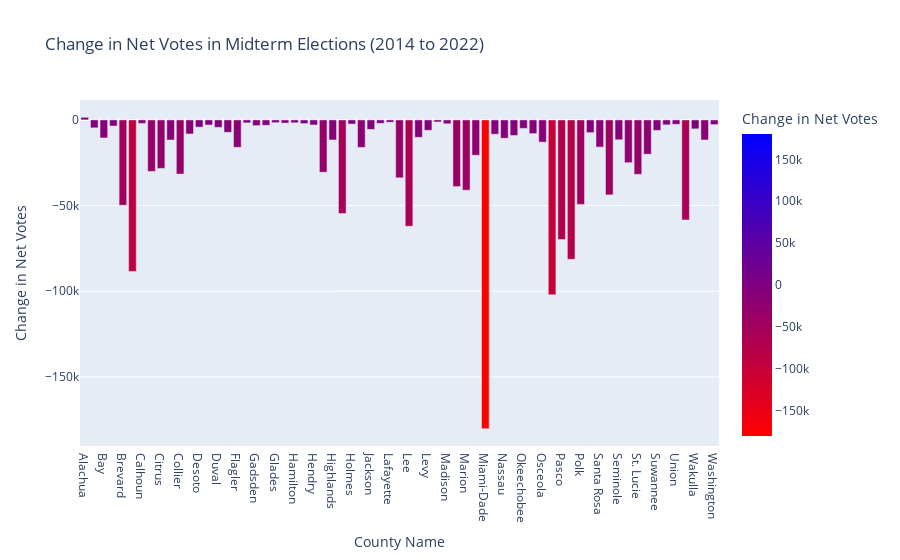

This figure's notebook cell:
### Code cell
# Graph this data for all counties
net_votes_by_year_county["2014_to_2022_diff"] = net_votes_by_year_county["2014_to_2022_diff"].astype(int)
 
fig_bar = px.bar(net_votes_by_year_county, 
                             x=net_votes_by_year_county.index, 
                             y='2014_to_2022_diff', 
                             title='Change in Net Votes in Midterm Elections (2014 to 2022)',
                             color='2014_to_2022_diff',
                             color_continuous_scale=px.colors.sequential.Bluered_r,
                             color_continuous_midpoint=0,
                             labels={'2014_to_2022_diff' : 'Change in Net Votes', 'county_name' : 'County Name'})



fig_bar.show()

### Figure 1 — Plotly figure (JSON) as saved in the notebook; plotly's stock layout.template omitted (floating-point values rounded to 4 significant figures)
{"data": [{"alignmentgroup": "True", "hovertemplate": "County Name=%{x}<br>Change in Net Votes=%{marker.color}<extra></extra>", "legendgroup": "", "marker": {"color": [1520, -4646, -10533, -3563, -49829, -88508, -2049, -30079, -28302, -11723, -31606, -8209, -4227, -2971, -4351, -7247, -16004, -1725, -3333, -3145, -1597, -1859, -1689, -2153, -2959, -30534, -11706, -54628, -2432, -16054, -5543, -1985, -1365, -33801, -62088, -10159, -6055, -1202, -2261, -38952, -41029, -20627, -180264, -8374, -10702, -9113, -4962, -7988, -12969, -102103, -69882, -81380, -49315, -7453, -15877, -43768, -11600, -24964, -31761, -20012, -6151, -2881, -2576, -58369, -5229, -11714, -2742], "coloraxis": "coloraxis", "pattern": {"shape": ""}}, "name": "", "offsetgroup": "", "orientation": "v", "showlegend": false, "textposition": "auto", "type": "bar", "x": ["Alachua", "Baker", "Bay", "Bradford", "Brevard", "Broward", "Calhoun", "Charlotte", "Citrus", "Clay", "Collier", "Columbia", "Desoto", "Dixie", "Duval", "Escambia", "Flagler", "Franklin", "Gadsden", "Gilchrist", "Glades", "Gulf", "Hamilton", "Hardee", "Hendry", "Hernando", "Highlands", "Hillsborough", "Holmes", "Indian River", "Jackson", "Jefferson", "Lafayette", "Lake", "Lee", "Leon", "Levy", "Liberty", "Madison", "Manatee", "Marion", "Martin", "Miami-Dade", "Monroe", "Nassau", "Okaloosa", "Okeechobee", "Orange", "Osceola", "Palm Beach", "Pasco", "Pinellas", "Polk", "Putnam", "Santa Rosa", "Sarasota", "Seminole", "St. Johns", "St. Lucie", "Sumter", "Suwannee", "Taylor", "Union", "Volusia", "Wakulla", "Walton", "Washington"], "xaxis": "x", "y": [1520, -4646, -10533, -3563, -49829, -88508, -2049, -30079, -28302, -11723, -31606, -8209, -4227, -2971, -4351, -7247, -16004, -1725, -3333, -3145, -1597, -1859, -1689, -2153, -2959, -30534, -11706, -54628, -2432, -16054, -5543, -1985, -1365, -33801, -62088, -10159, -6055, -1202, -2261, -38952, -41029, -20627, -180264, -8374, -10702, -9113, -4962, -7988, -12969, -102103, -69882, -81380, -49315, -7453, -15877, -43768, -11600, -24964, -31761, -20012, -6151, -2881, -2576, -58369, -5229, -11714, -2742], "yaxis": "y"}], "layout": {"barmode": "relative", "coloraxis": {"cmid": 0, "colorbar": {"title": {"text": "Change in Net Votes"}}, "colorscale": [[0, "rgb(255,0,0)"], [1, "rgb(0,0,255)"]]}, "legend": {"tracegroupgap": 0}, "title": {"text": "Change in Net Votes in Midterm Elections (2014 to 2022)"}, "xaxis": {"anchor": "y", "domain": [0, 1], "title": {"text": "County Name"}}, "yaxis": {"anchor": "x", "domain": [0, 1], "title": {"text": "Change in Net Votes"}}}}
